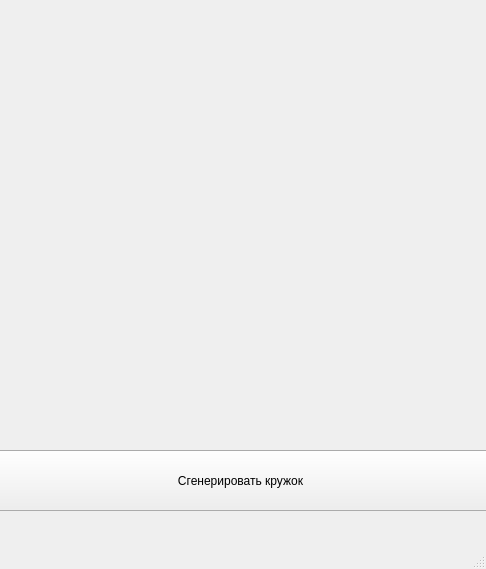
<?xml version="1.0" encoding="UTF-8"?>
<ui version="4.0">
 <class>MainWindow</class>
 <widget class="QMainWindow" name="MainWindow">
  <property name="geometry">
   <rect>
    <x>0</x>
    <y>0</y>
    <width>486</width>
    <height>569</height>
   </rect>
  </property>
  <property name="windowTitle">
   <string>MainWindow</string>
  </property>
  <widget class="QWidget" name="centralwidget">
   <widget class="QPushButton" name="create_circl">
    <property name="geometry">
     <rect>
      <x>-10</x>
      <y>450</y>
      <width>501</width>
      <height>61</height>
     </rect>
    </property>
    <property name="text">
     <string>Сгенерировать кружок</string>
    </property>
   </widget>
  </widget>
  <widget class="QMenuBar" name="menubar">
   <property name="geometry">
    <rect>
     <x>0</x>
     <y>0</y>
     <width>486</width>
     <height>26</height>
    </rect>
   </property>
  </widget>
  <widget class="QStatusBar" name="statusbar"/>
 </widget>
 <resources/>
 <connections/>
</ui>
